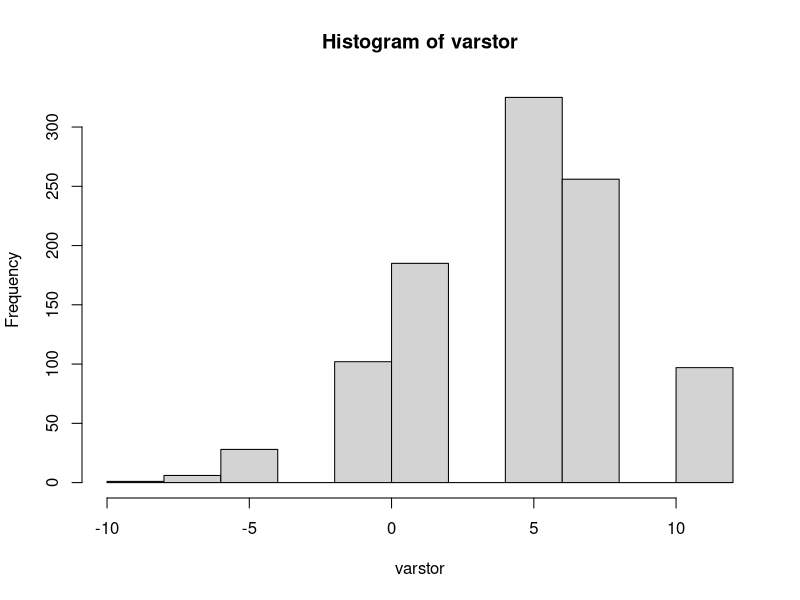

The R source for this figure:
## ---- chunk 1
knitr::opts_chunk$set(echo = TRUE)
## ---- chunk 2
require(tidyverse)

## ---- chunk 3
days=1:365
count=11
repeatn=1000
varstor=numeric()
for (j in 1:repeatn){
brownlow = 0
for (i in 1:count) {
  sam=sample(days,size=35,replace = T)
  y=duplicated(sam)
  if (sum(y)>0) brownlow=brownlow+1
  else brownlow = brownlow - 2
}
varstor[j]=brownlow
}
hist(varstor)
var(varstor)

